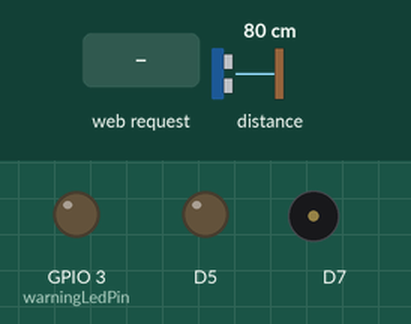
Bench run of a sketch on a simulated ESP8266 (NodeMCU). Parts: output pins drawn as LEDs (lit = HIGH), buzzer (waves = sounding). Wiring (inferred from the names in the program): ultrasonic range finder: trigger D2; echo D3. The test bench sets the inputs (shaded band); at power-on: distance to the obstacle 80 cm. The echo pulse lasts 58.3 µs per cm; WiFi joins after 1.5 s; servers stay silent unless stated; pins used as bus, display or sensor lines are not drawn; what the sketch prints to the serial monitor is not drawn.

Above: at 2.7 s.
2.8 s: HTTP request GET /LED=ON received
At 3.9 s:
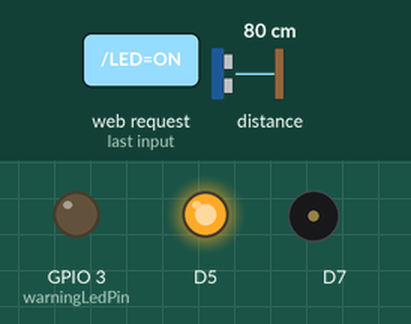
4.3 s: distance to the obstacle set to 86 cm
5.8 s: distance to the obstacle set to 95 cm
At 7.0 s:
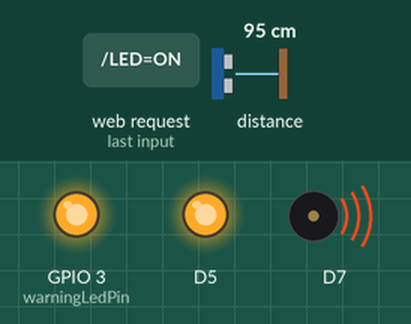
7.3 s: HTTP request GET /LED=OFF received
At 7.6 s:
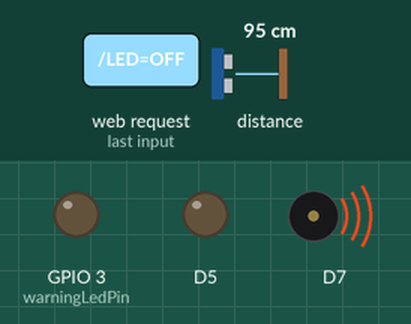
8.8 s: HTTP request GET /LED=ON received
At 10.0 s:
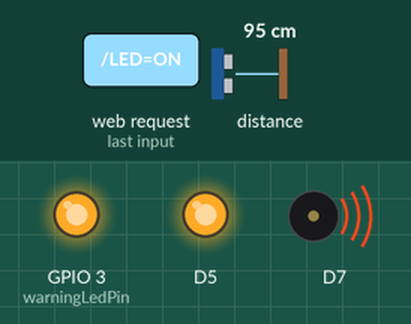
10.3 s: distance to the obstacle set to 2 cm
At 11.6 s:
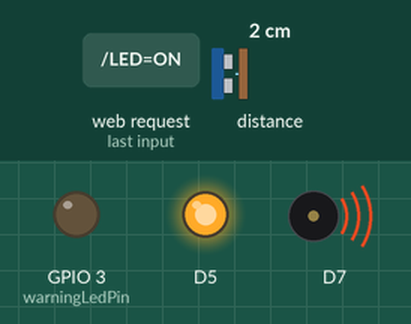
Timing chart, 0 to 12.9 s (numbered marks = the images above; inputs shaded):
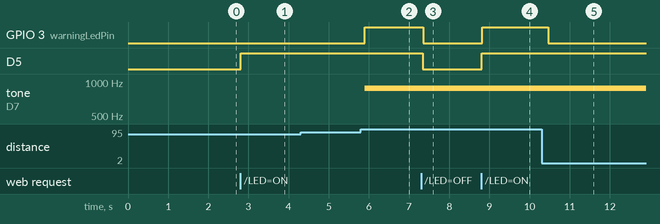

Measured:
- the behaviour switches between 89 and 90 cm on distance to the obstacle (found by bisection; images 1 and 2)
- after the input at 2.8 s, D5: LOW → HIGH at once
- after the input at 4.3 s, every drawn part: stays the same
- after the input at 5.8 s, GPIO 3 (warningLedPin): LOW → HIGH after 0.10 s; tone on D7: silent → 880 Hz after 0.10 s
- after the input at 7.3 s, GPIO 3 (warningLedPin): HIGH → LOW after 0.05 s; D5: HIGH → LOW at once
- after the input at 8.8 s, GPIO 3 (warningLedPin), D5: LOW → HIGH at once
- after the input at 10.3 s, GPIO 3 (warningLedPin): HIGH → LOW after 0.16 s

The sketch:

areyouhome_hardware.ino
```cpp
#include <ESP8266WiFi.h>
#include <ESP8266WebServer.h>

const char* ssid = "Home Network";
const char* password = "home3211503!";


int trig = D2;
int echo = D3;

int ledPin = D13; // GPIO14
int warningLedPin = D9;
int piezzoPin = D11;

WiFiServer server(80);

bool dangerMode = false;

void setup() {

  pinMode(trig,OUTPUT);
  pinMode(echo,INPUT);

  // put your setup code here, to run once:
  Serial.begin(115200);
  delay(10);

  pinMode(ledPin, OUTPUT);
  digitalWrite(ledPin, LOW);
  pinMode(warningLedPin, OUTPUT);
  digitalWrite(warningLedPin, LOW);
  pinMode(piezzoPin, OUTPUT);

  // Connect to WiFi network
  Serial.println();
  Serial.println();
  Serial.print("Connecting to ");
  Serial.println(ssid);

  IPAddress ip(192, 168, 219, 95); // 사용할 IP 주소
  IPAddress gateway(192, 168, 219, 1); // 게이트웨이 주소
  IPAddress subnet(255, 255, 255, 0); // 서브넷 주소
  WiFi.config(ip, gateway, subnet);

  WiFi.begin(ssid, password);

  while (WiFi.status() != WL_CONNECTED) {
    delay(500);
    Serial.print(".");
  }
  Serial.println("");
  Serial.println("WiFi connected");

  // Start the server
  server.begin();
  Serial.println("Server started");

  // Print the IP address
  Serial.print("Use this URL to connect: ");
  Serial.print("http://");
  Serial.print(WiFi.localIP());
  Serial.println("/");


}


int value = LOW;
void loop() {

  // put your main code here, to run repeatedly:
  // Check if a client has connected
  WiFiClient client = server.available();

   digitalWrite(trig, LOW);
  digitalWrite(echo, LOW);
  delayMicroseconds(2);
  digitalWrite(trig, HIGH);
  delayMicroseconds(10);
  digitalWrite(trig, LOW);

  unsigned long duration = pulseIn(echo, HIGH);

  // 초음파의 속도는 초당 340미터를 이동하거나, 29마이크로초 당 1센치를 이동합니다.
  // 따라서, 초음파의 이동 거리 = duration(왕복에 걸린시간) / 29 / 2 입니다.
  float distance = duration / 29.0 / 2.0;

  if (!client) {
      if (value == HIGH){


      // 측정된 거리 값를 시리얼 모니터에 출력합니다.
      Serial.println(distance);

      // 측정된 거리가 10cm 이하라면, 아래의 블록을 실행합니다.
      if (distance >= 90) {
        // LED가 연결된 핀의 로직레벨을 HIGH (5V)로 설정하여, LED가 켜지도록 합니다.
        digitalWrite(warningLedPin, HIGH);
        digitalWrite(piezzoPin, HIGH);
        tone(piezzoPin, 880);
      }
      // 측정된 거리가 10cm 이상이라면, 아래의 블록을 실행합니다.
      else {
        // LED가 연결된 핀의 로직레벨을 LOW (0V)로 설정하여, LED가 꺼지도록 합니다.
        digitalWrite(warningLedPin, LOW);
        digitalWrite(piezzoPin, LOW);
      }
      // 0.2초 동안 대기합니다.
      delay(200);
    }
    else {
      digitalWrite(warningLedPin, LOW);
      digitalWrite(piezzoPin, LOW);
    }
    return;
  }

  // Wait until the client sends some data
  Serial.println("new client");
  while(!client.available()){
    delay(1);
  }


  // Read the first line of the request
  String request = client.readStringUntil('\r');
  Serial.println(request);
  client.flush();

  // Match the request


  if (request.indexOf("/LED=ON") != -1)  {
    digitalWrite(ledPin, HIGH);
    value = HIGH;
  }
  if (request.indexOf("/LED=OFF") != -1)  {
    digitalWrite(ledPin, LOW);
    value = LOW;
  }


// Set ledPin according to the request
//digitalWrite(ledPin, value);

  // Return the response
  client.println("HTTP/1.1 200 OK");
  client.println("Content-Type: text/html");
  client.println(""); //  do not forget this one
  // client.println("<!DOCTYPE HTML>");
  // client.println("<html>");

  // client.print("Led pin is now: ");

  // if(value == HIGH) {
  //   client.print("On");
  // } else {
  //   client.print("Off");
  // }


  // client.println("<br><br>");
  // client.println("<a href=\"/LED=ON\"\"><button>Turn On </button></a>");
  // client.println("<a href=\"/LED=OFF\"\"><button>Turn Off </button></a><br />");
  client.println(distance);
  // if (value == HIGH){
  //   Serial.println("Danger Mode");
  // }
  // else {
  //   Serial.println("Safe Mode");
  // }
  // client.println("</html>");

  delay(1);
  Serial.println("Client disonnected");


  Serial.println("");

}
```
